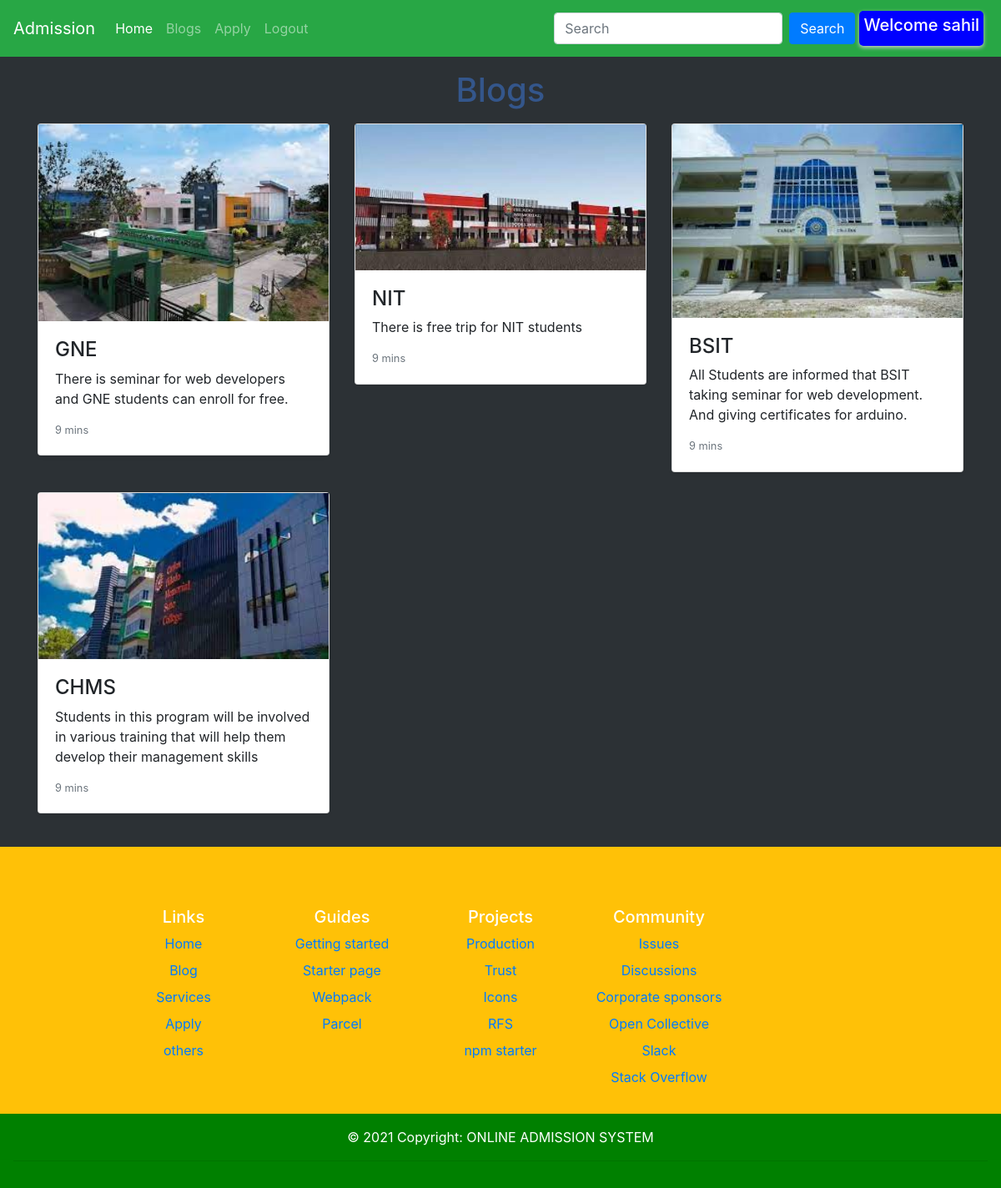
The page /blog (signed in) on the database its author committed.
### home/models.py (models this page shows)
class Destination(models.Model):
    name = models.CharField(max_length=100)
    img = models.ImageField(upload_to='pics')
    desc = models.TextField()

### home/views.py (the view)
# urls.py: path('blog', views.blog, name='blog'),
def blog(request):
    dests = Destination.objects.all()
    return render(request,"blog.html", {'dests' : dests})

### templates/blog.html (shortened to what this page needs)
{% extends 'base.html' %}
{% block body %}
<div class="container my-3">
<h1 class="my-3 text-center" style = 'color: #34568B'>Blogs</h1>
      <div class="row">
      {% for dest in dests%}
        <div class="col-md-4">
          <div class="card mb-4 shadow-sm">
              <img src={{dest.img.url}} class="d-block w-130" alt="...">
              <div class="card-body">
              <h4>{{dest.name}}</h4>
              <p class="card-text">{{dest.desc}}</p>
              <div class="d-flex justify-content-between align-items-center">
                <small class="text-muted">9 mins</small>
              </div>
            </div>
          </div>
        </div>
        {% endfor %}
      </div>
      </div>
{% endblock body %}

### templates/base.html (shortened to what this page needs)
<!doctype html>
<html lang="en">
<head>
  <link rel="stylesheet" href="https://stackpath.bootstrapcdn.com/bootstrap/4.5.2/css/bootstrap.min.css"
>
  <link rel="stylesheet" href="https://use.fontawesome.com/releases/v5.9.0/css/all.css">
</head>
<body>
  <nav class="navbar navbar-expand-lg navbar-dark bg-success">
    <a class="navbar-brand" href="#">Admission</a>
    <div class="collapse navbar-collapse" id="navbarSupportedContent">
      <ul class="navbar-nav mr-auto">
        <li class="nav-item active">
          <a class="nav-link" href="/">Home <span class="sr-only">(current)</span></a>
        </li>
        <li class="nav-item">
          <a class="nav-link" href="/blog">Blogs</a>
        </li>
        <li class="nav-item">
          <a class="nav-link" href="/contact">Apply</a>
        </li>
        <li class="nav-item">
            <a class="nav-link" href="/logout">Logout</a>
        </li>
      </ul>
      <form class="form-inline my-2 my-lg-0">
        <input class="form-control mr-sm-2" type="search" placeholder="Search" aria-label="Search">
        <button class="btn btn-primary my-2 my-sm-0" type="submit">Search</button>
      </form>
      <div class="BlogCard">
    <h5 style = 'color: white;'> Welcome {{request.user}} </h5>
    </div>
    </div>
  </nav>
  {% block body %}{% endblock body %}
  <footer class="bg-warning text-center text-white">
    <div class="container p-4 pb-0">
    </div>
  <div class="container ">
    <div class="row">
      <div class="col-6 col-lg-2 offset-lg-1 mb-3">
        <h5>Links</h5>
        <ul class="list-unstyled">
          <li class="mb-2"><a href="/">Home</a></li>
          <li class="mb-2"><a href="/blog">Blog</a></li>
          <li class="mb-2"><a href="#">Services</a></li>
          <li class="mb-2"><a href="/contact">Apply</a></li>
          <li class="mb-2"><a href="#">others</a></li>
        </ul>
      </div>
      <div class="col-6 col-lg-2 mb-3">
        <h5>Guides</h5>
        <ul class="list-unstyled">
          <li class="mb-2"><a href="#">Getting started</a></li>
          <li class="mb-2"><a href="#">Starter page</a></li>
          <li class="mb-2"><a href="#">Webpack</a></li>
          <li class="mb-2"><a href="#">Parcel</a></li>
        </ul>
      </div>
      <div class="col-6 col-lg-2 mb-3">
        <h5>Projects</h5>
        <ul class="list-unstyled">
          <li class="mb-2"><a href="#">Production</a></li>
          <li class="mb-2"><a href="#">Trust</a></li>
          <li class="mb-2"><a href="#">Icons</a></li>
          <li class="mb-2"><a href="#">RFS</a></li>
          <li class="mb-2"><a href="#">npm starter</a></li>
        </ul>
      </div>
      <div class="col-6 col-lg-2 mb-3">
        <h5>Community</h5>
        <ul class="list-unstyled">
          <li class="mb-2"><a href="#">Issues</a></li>
          <li class="mb-2"><a href="#">Discussions</a></li>
          <li class="mb-2"><a href="#">Corporate sponsors</a></li>
          <li class="mb-2"><a href="#">Open Collective</a></li>
          <li class="mb-2"><a href="#">Slack</a></li>
          <li class="mb-2"><a href="#">Stack Overflow</a></li>
        </ul>
      </div>
    </div>
  </div>
    <div class="text-center p-3" style="background-color: GREEN;">
      © 2021 Copyright:
      <a class="text-white"> ONLINE ADMISSION SYSTEM </a>
      <hr></hr>
    </div>
  </footer>
</body>
</html>

### rows shown on the page
Destination: img (picture), name "GNE", desc "There is seminar for web developers and GNE students can enroll for free."
Destination: img (picture), name "NIT", desc "There is free trip for NIT students"
Destination: img (picture), name "BSIT", desc "All Students are informed that BSIT taking seminar for web development. And giving certificates for arduino."
Destination: img (picture), name "CHMS", desc "Students in this program will be involved in various training that will help them develop their management skills"

### other values the page prints
{{ request.user }} "sahil"
